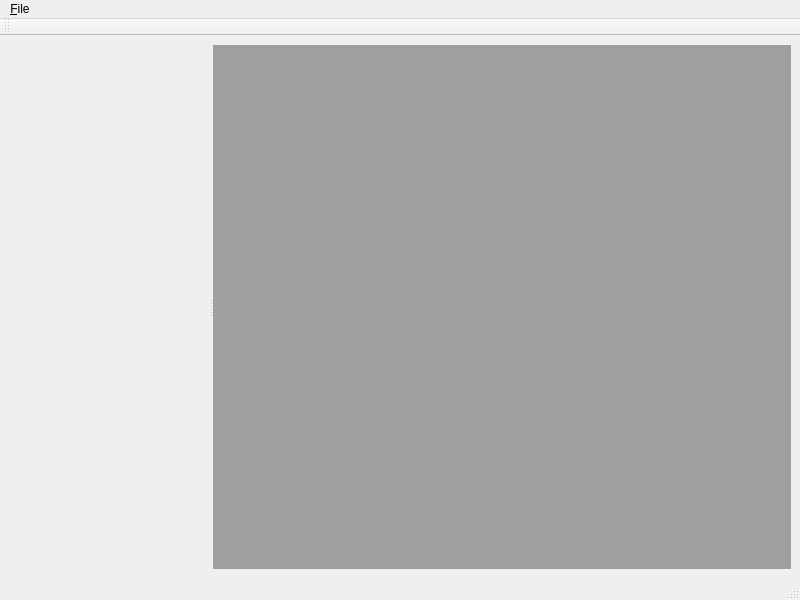
<?xml version="1.0" encoding="UTF-8"?>
<ui version="4.0">
 <class>MainWindow</class>
 <widget class="QMainWindow" name="MainWindow">
  <property name="geometry">
   <rect>
    <x>0</x>
    <y>0</y>
    <width>800</width>
    <height>600</height>
   </rect>
  </property>
  <property name="windowTitle">
   <string>AppleSAWS</string>
  </property>
  <widget class="QWidget" name="centralwidget">
   <layout class="QGridLayout" name="gridLayout">
    <item row="0" column="0">
     <widget class="QSplitter" name="splitter">
      <property name="orientation">
       <enum>Qt::Horizontal</enum>
      </property>
      <property name="childrenCollapsible">
       <bool>false</bool>
      </property>
      <widget class="CatalogWidget" name="catalogWidget" native="true">
       <property name="sizePolicy">
        <sizepolicy hsizetype="Expanding" vsizetype="Preferred">
         <horstretch>2</horstretch>
         <verstretch>0</verstretch>
        </sizepolicy>
       </property>
       <property name="minimumSize">
        <size>
         <width>200</width>
         <height>0</height>
        </size>
       </property>
       <property name="maximumSize">
        <size>
         <width>400</width>
         <height>16777215</height>
        </size>
       </property>
       <property name="baseSize">
        <size>
         <width>300</width>
         <height>0</height>
        </size>
       </property>
      </widget>
      <widget class="QMdiArea" name="mdiArea">
       <property name="sizePolicy">
        <sizepolicy hsizetype="Maximum" vsizetype="Expanding">
         <horstretch>3</horstretch>
         <verstretch>0</verstretch>
        </sizepolicy>
       </property>
      </widget>
     </widget>
    </item>
   </layout>
  </widget>
  <widget class="QMenuBar" name="menubar">
   <property name="geometry">
    <rect>
     <x>0</x>
     <y>0</y>
     <width>800</width>
     <height>20</height>
    </rect>
   </property>
   <widget class="QMenu" name="menu_File">
    <property name="title">
     <string>&amp;File</string>
    </property>
    <addaction name="action_Load_Disk_Image"/>
    <addaction name="separator"/>
    <addaction name="action_Quit"/>
   </widget>
   <addaction name="menu_File"/>
  </widget>
  <widget class="QStatusBar" name="statusbar"/>
  <widget class="QToolBar" name="toolBar">
   <property name="windowTitle">
    <string>toolBar</string>
   </property>
   <attribute name="toolBarArea">
    <enum>TopToolBarArea</enum>
   </attribute>
   <attribute name="toolBarBreak">
    <bool>false</bool>
   </attribute>
  </widget>
  <action name="action_Load_Disk_Image">
   <property name="text">
    <string>&amp;Load Disk Image</string>
   </property>
  </action>
  <action name="action_Quit">
   <property name="text">
    <string>&amp;Quit</string>
   </property>
  </action>
 </widget>
 <customwidgets>
  <customwidget>
   <class>CatalogWidget</class>
   <extends>QWidget</extends>
   <header>catalogwidget.h</header>
   <container>1</container>
  </customwidget>
 </customwidgets>
 <resources/>
 <connections/>
</ui>
